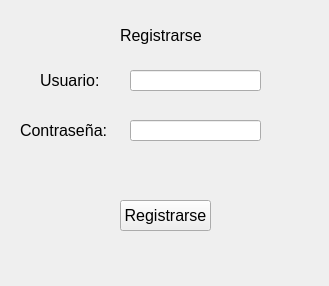
<?xml version="1.0" encoding="UTF-8"?>
<ui version="4.0">
 <class>Registrarse</class>
 <widget class="QWidget" name="Registrarse">
  <property name="geometry">
   <rect>
    <x>0</x>
    <y>0</y>
    <width>329</width>
    <height>286</height>
   </rect>
  </property>
  <property name="windowTitle">
   <string>Registrarse</string>
  </property>
  <widget class="QLabel" name="label">
   <property name="geometry">
    <rect>
     <x>120</x>
     <y>20</y>
     <width>81</width>
     <height>31</height>
    </rect>
   </property>
   <property name="font">
    <font>
     <family>Tahoma</family>
     <pointsize>12</pointsize>
    </font>
   </property>
   <property name="text">
    <string>Registrarse</string>
   </property>
  </widget>
  <widget class="QLabel" name="label_2">
   <property name="geometry">
    <rect>
     <x>40</x>
     <y>70</y>
     <width>71</width>
     <height>21</height>
    </rect>
   </property>
   <property name="font">
    <font>
     <family>Tahoma</family>
     <pointsize>12</pointsize>
    </font>
   </property>
   <property name="text">
    <string>Usuario:</string>
   </property>
  </widget>
  <widget class="QLabel" name="label_3">
   <property name="geometry">
    <rect>
     <x>20</x>
     <y>120</y>
     <width>91</width>
     <height>21</height>
    </rect>
   </property>
   <property name="font">
    <font>
     <family>Tahoma</family>
     <pointsize>12</pointsize>
    </font>
   </property>
   <property name="text">
    <string>Contraseña:</string>
   </property>
  </widget>
  <widget class="QLineEdit" name="lineEdit">
   <property name="geometry">
    <rect>
     <x>130</x>
     <y>70</y>
     <width>131</width>
     <height>21</height>
    </rect>
   </property>
  </widget>
  <widget class="QLineEdit" name="lineEdit_2">
   <property name="geometry">
    <rect>
     <x>130</x>
     <y>120</y>
     <width>131</width>
     <height>21</height>
    </rect>
   </property>
   <property name="echoMode">
    <enum>QLineEdit::Password</enum>
   </property>
  </widget>
  <widget class="QPushButton" name="pushButton">
   <property name="geometry">
    <rect>
     <x>120</x>
     <y>200</y>
     <width>91</width>
     <height>31</height>
    </rect>
   </property>
   <property name="font">
    <font>
     <family>Tahoma</family>
     <pointsize>12</pointsize>
    </font>
   </property>
   <property name="text">
    <string>Registrarse</string>
   </property>
  </widget>
 </widget>
 <resources/>
 <connections/>
</ui>
